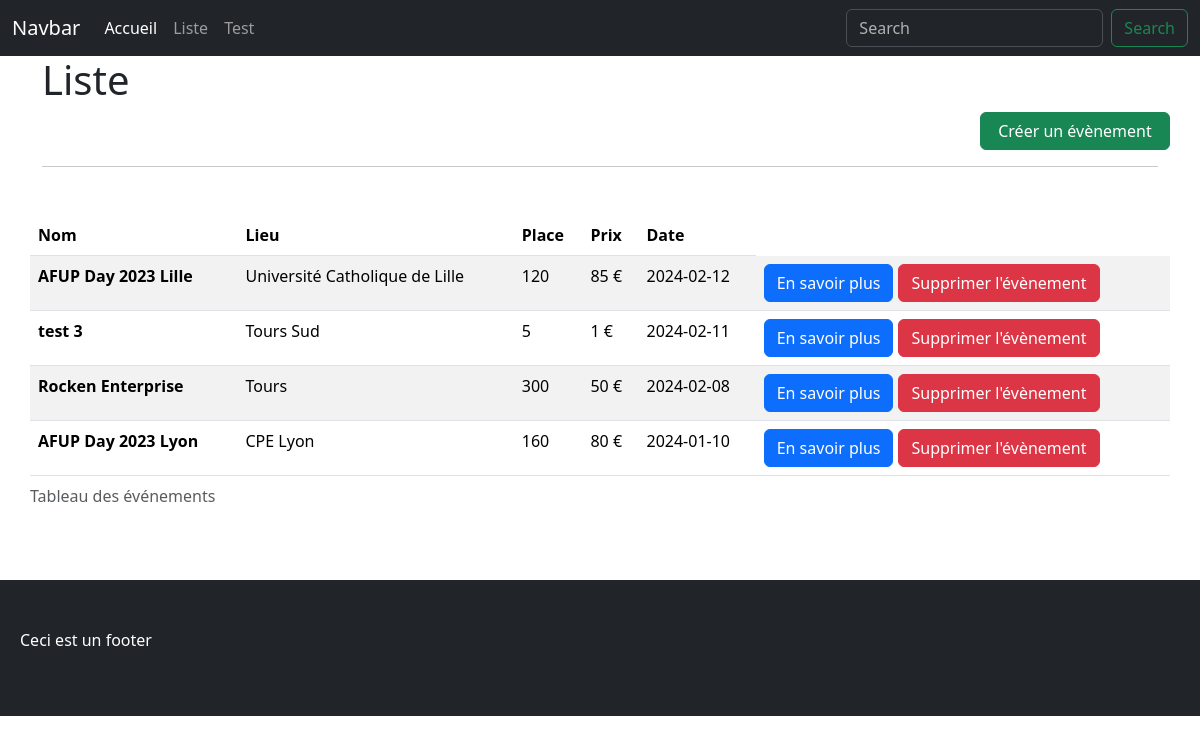
The app's page /index.php?page=list with its own data.
### tables this page shows
CREATE TABLE IF NOT EXISTS `evenement` (
  `id` smallint UNSIGNED NOT NULL AUTO_INCREMENT,
  `nom` varchar(255) NOT NULL,
  `lieu` varchar(255) NOT NULL,
  `places` mediumint UNSIGNED NOT NULL,
  `inscrits` mediumint UNSIGNED NOT NULL,
  `prix` mediumint UNSIGNED NOT NULL,
  `date` date NOT NULL,
  PRIMARY KEY (`id`)
);

### index.php (called while the page is built, shortened)
<?php
require_once './class/Event.php';
require_once './class/EventRequest.php';
require_once './class/Db.php';
$page = 'home';
if (isset($_GET['page'])) {
    $page = $_GET['page'];
}
$events = new EventRequest();
$homeEventDisplay = 4;
$eventsArray = $events -> getLastEvents($homeEventDisplay);
require_once "view/$page.php";

### class/Db.php (called while the page is built)
<?php
class Db {
    private static Db $instance;
    private PDO $connection;
    private function __construct()
    {
        try {
            $this->connection = new PDO(
                'mysql:host=localhost;dbname=test_php;charset=utf8',
                'root',
                '',
                [
                    PDO::ATTR_ERRMODE            => PDO::ERRMODE_EXCEPTION,
                    PDO::ATTR_DEFAULT_FETCH_MODE => PDO::FETCH_ASSOC,
                    PDO::ATTR_EMULATE_PREPARES   => false,
                ],
            );
        } catch (Exception $e) {
            exit("Connection failed : {$e->getMessage()}");
        }
    }
    public static function getInstance(): Db
    {
        if (!isset(self::$instance)) {
            self::$instance = new Db();
        }
        return self::$instance;
    }
    public function getConnection(): PDO
    {
        return $this->connection;
    }
}

### class/EventRequest.php (called while the page is built, shortened)
<?php
require_once 'AbstractRequest.php';
class EventRequest extends AbstractRequest {
    public function __construct(){
        $this->db = Db::getInstance()->getConnection();
    }
}

### class/AbstractRequest.php (called while the page is built, shortened)
<?php
abstract class AbstractRequest {
    protected string $table;
    public \PDO $db;
    public function __construct(){
        $this->db = Db::getInstance()->getConnection();
    }
    public function getLastEvents(int $limit) {
        $request = $this->db->prepare("SELECT * FROM {$this->table} ORDER BY date DESC LIMIT :limit");
        $request->bindValue(':limit', $limit, PDO::PARAM_INT);
        try {
            $request->execute();
        } catch (PDOException $e) {
            echo "Erreur : " . $e->getMessage();
        }
        return $request->fetchAll();
    }
}

### class/Event.php (called while the page is built, shortened)
<?php
class Event {
    private ?int $id = 0;
    private string $name = "";
    private string $location = "";
    private int $seat;
    private int $price;
    private \DateTimeImmutable $occurredAt;
    public function __construct(?int $id ,string $name, string $location, int $seat, int $price, int $registered, \DateTimeImmutable $occurredAt) {
        $this->id = $id;
        $this->name = $name;
        $this->location = $location;
        $this->seat = $seat;
        $this->price = $price;
        $this->occurredAt = $occurredAt;
    }
    public function getId(): int {
        return $this->id;
    }
    public function getName(): string {
        return $this->name;
    }
    public function getLocation(): string {
        return $this->location;
    }
    public function getSeat(): int {
        return $this->seat;
    }
    public function getPrice(): int {
        return $this->price;
    }
    public function getDate(): string {
        return $this->occurredAt->format("Y-m-d");
    }
}

### view/list.php (the view)
<?php
$title = 'Liste';
include_once '_header.php';
require_once './class/Event.php';
require_once './class/EventRequest.php';
require_once './class/Db.php';
foreach ($eventsArray as $event){
    $newEvent = new Event($event['id'],$event['nom'], $event['lieu'], $event['places'], $event['prix'], $event['inscrits'],\DateTimeImmutable::createFromFormat('Y-m-d', $event['date']));
    $data[] = $newEvent;
}
?>
    <h1><?= $title ?></h1>
    <div class="row">
        <a href="index.php?page=create" class="btn btn-success offset-10 col-2">Créer un évènement</a>
    </div>
    <hr>
    <section class="row mt-5">
        <table class="table table-striped">
            <caption>Tableau des événements</caption>
            <thead>
            <tr>
                <th scope="col">Nom</th>
                <th scope="col">Lieu</th>
                <th scope="col">Place</th>
                <th scope="col">Prix</th>
                <th scope="col">Date</th>
            </tr>
            </thead>
            <tbody>
            <?php
            foreach ($data   as $id => $event): ?>
                <tr>
                    <th scope="row"><?= htmlspecialchars($event->getName()) ?></th>
                    <td><?= htmlspecialchars($event->getLocation()) ?></td>
                    <td><?= htmlspecialchars($event->getSeat()) ?></td>
                    <td><?= htmlspecialchars($event->getPrice()) ?> €</td>
                    <td><?= htmlspecialchars($event->getDate()) ?></td>
                    <td style="display:flex;gap: 5px;">
                        <a href="index.php?page=show&id=<?= $event->getId() ?>" class="btn btn-primary">En savoir plus</a>
                        <a href="/actions/actionEvent.php?action=delete&id=<?= $event->getId() ?>" class="btn btn-danger">Supprimer l'évènement</a>
                    </td>
                </tr>
            <?php
            endforeach; ?>
            </tbody>
        </table>
    </section>
<?php
include_once '_footer.php';

### records on screen
evenement: nom "AFUP Day 2023 Lille", lieu "Université Catholique de Lille", places "120", prix "85", Date "2024-02-12"
evenement: nom "test 3", lieu "Tours Sud", places "5", prix "1", Date "2024-02-11"
evenement: nom "Rocken Enterprise", lieu "Tours", places "300", prix "50", Date "2024-02-08"
evenement: nom "AFUP Day 2023 Lyon", lieu "CPE Lyon", places "160", prix "80", Date "2024-01-10"

### other values on screen
$title "Liste"
